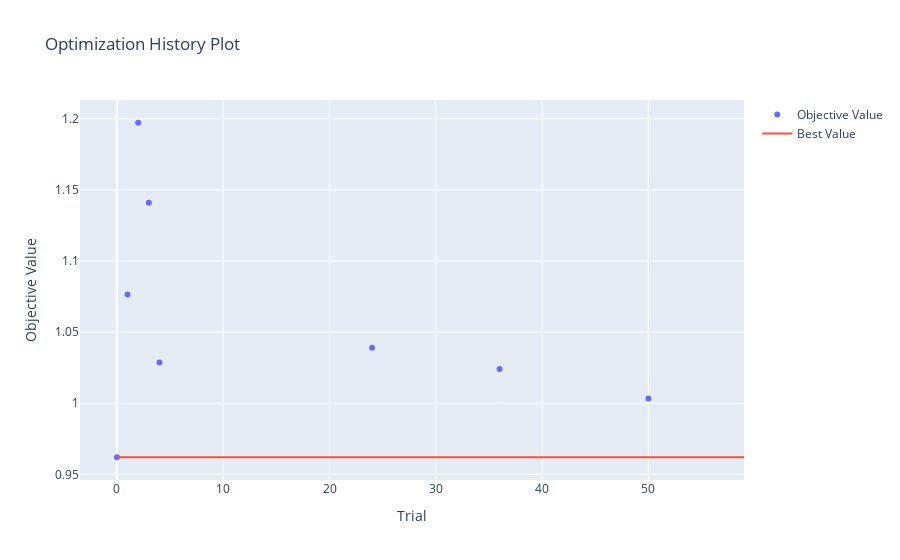
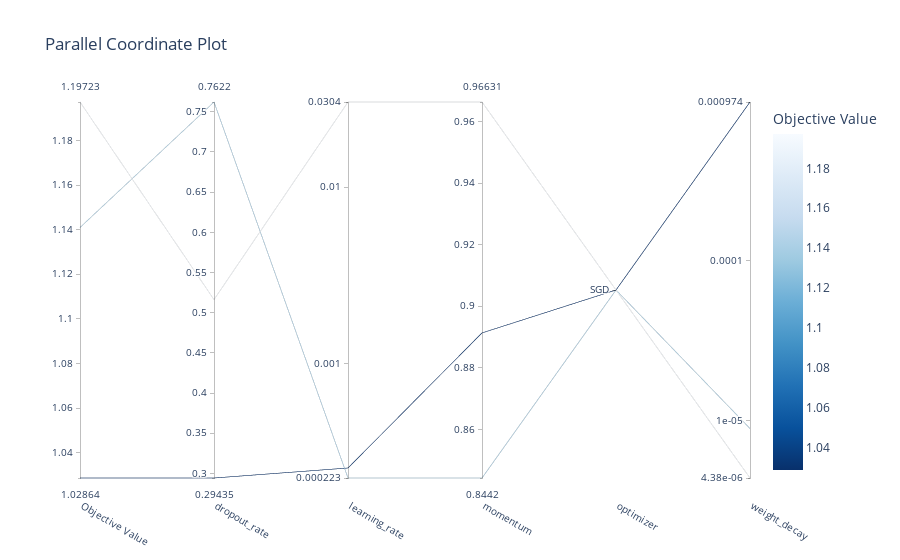
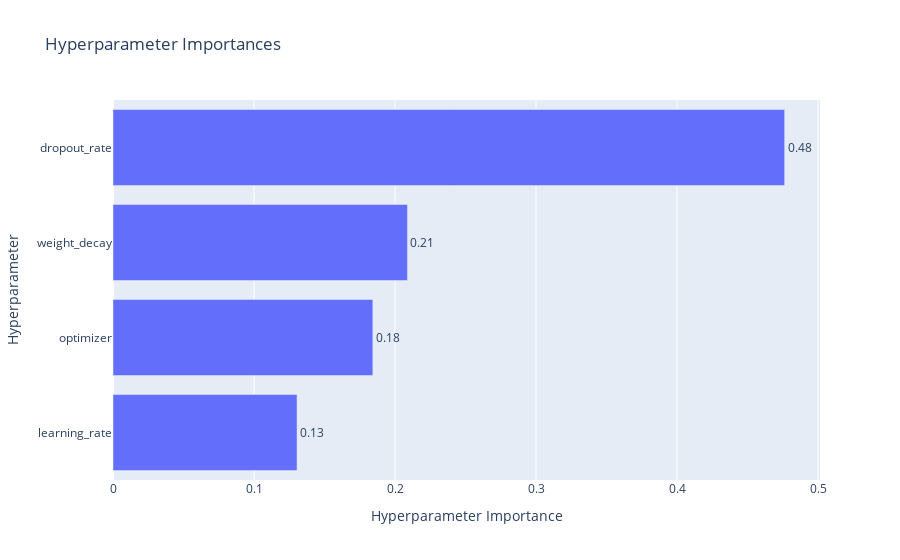

Here is the notebook cell these charts were saved with, in order:
### Code cell
# Graficar los resultados de Optuna
try:
    # Historial de optimización (cómo evolucionó la métrica a lo largo de las pruebas)
    print("\nVisualizando historial de optimización:")
    fig_history = vis.plot_optimization_history(study)
    fig_history.show() # Muestra en una ventana del navegador o en el output de la celda (depende del entorno)

    # Gráfico de relaciones entre HPs (Parallel Coordinate Plot)
    # Útil para ver patrones entre HPs y el rendimiento.
    print("\nVisualizando relaciones entre hiperparárametros:")
    fig_parallel = vis.plot_parallel_coordinate(study)
    fig_parallel.show()

    # Gráfico de importancias de los HPs
    # Muestra qué HPs tuvieron más impacto en la métrica optimizada.
    # Requiere entrenar un modelo interno para calcular la importancia, puede tomar un momento.
    try:
        print("\nVisualizando importancias de hiperparámetros...")
        fig_importance = vis.plot_param_importances(study)
        fig_importance.show()
    except Exception as e:
         print(f"  Error al generar visualización de importancias de HPs: {e}")
         print("  Esto puede ocurrir si hay muy pocas pruebas o si falta alguna librería.")

except ImportError:
     print("\nAdvertencia: Instala plotly, kaleido, bokeh, matplotlib, seaborn (pip install ...) para ver las visualizaciones de Optuna.")
except Exception as e:
    print(f"\nError general al generar visualizaciones de Optuna: {e}")
    print("Verifica los mensajes de error específicos para depurar.")

### Figure 1 — Plotly figure (JSON) as saved in the notebook; plotly's stock layout.template omitted (floating-point values rounded to 4 significant figures)
{"data": [{"mode": "markers", "name": "Objective Value", "type": "scatter", "x": [0, 1, 2, 3, 4, 24, 36, 50], "y": [0.962, 1.076, 1.197, 1.141, 1.029, 1.039, 1.024, 1.003]}, {"mode": "lines", "name": "Best Value", "type": "scatter", "x": [0, 1, 2, 3, 4, 5, 6, 7, 8, 9, 10, 11, 12, 13, 14, 15, 16, 17, 18, 19, 20, 21, 22, 23, 24, 25, 26, 27, 28, 29, 30, 31, 32, 33, 34, 35, 36, 37, 38, 39, 40, 41, 42, 43, 44, 45, 46, 47, 48, 49, 50, 51, 52, 53, 54, 55, 56, 57, 58, 59], "y": [0.962, 0.962, 0.962, 0.962, 0.962, 0.962, 0.962, 0.962, 0.962, 0.962, 0.962, 0.962, 0.962, 0.962, 0.962, 0.962, 0.962, 0.962, 0.962, 0.962, 0.962, 0.962, 0.962, 0.962, 0.962, 0.962, 0.962, 0.962, 0.962, 0.962, 0.962, 0.962, 0.962, 0.962, 0.962, 0.962, 0.962, 0.962, 0.962, 0.962, 0.962, 0.962, 0.962, 0.962, 0.962, 0.962, 0.962, 0.962, 0.962, 0.962, 0.962, 0.962, 0.962, 0.962, 0.962, 0.962, 0.962, 0.962, 0.962, 0.962]}, {"marker": {"color": "#cccccc"}, "mode": "markers", "name": "Infeasible Trial", "showlegend": false, "type": "scatter", "x": [], "y": []}], "layout": {"title": {"text": "Optimization History Plot"}, "xaxis": {"title": {"text": "Trial"}}, "yaxis": {"title": {"text": "Objective Value"}}}}

### Figure 2 — Plotly figure (JSON) as saved in the notebook; plotly's stock layout.template omitted (floating-point values rounded to 4 significant figures)
{"data": [{"dimensions": [{"label": "Objective Value", "range": [1.029, 1.197], "values": [1.197, 1.141, 1.029]}, {"label": "dropout_rate", "range": [0.2943, 0.7622], "values": [0.5163, 0.7622, 0.2943]}, {"label": "learning_rate", "range": [-3.651, -1.517], "ticktext": ["0.000223", "0.001", "0.01", "0.0304"], "tickvals": [-3.651, -3, -2, -1.517], "values": [-1.517, -3.651, -3.594]}, {"label": "momentum", "range": [0.8442, 0.9663], "values": [0.9663, 0.8442, 0.8913]}, {"label": "optimizer", "range": [0, 0], "ticktext": ["SGD"], "tickvals": [0], "values": [0, 0, 0]}, {"label": "weight_decay", "range": [-5.359, -3.012], "ticktext": ["4.38e-06", "1e-05", "0.0001", "0.000974"], "tickvals": [-5.359, -5, -4, -3.012], "values": [-5.359, -5.05, -3.012]}], "labelangle": 30, "labelside": "bottom", "line": {"color": [1.197, 1.141, 1.029], "colorbar": {"title": {"text": "Objective Value"}}, "colorscale": [[0, "rgb(247,251,255)"], [0.125, "rgb(222,235,247)"], [0.25, "rgb(198,219,239)"], [0.375, "rgb(158,202,225)"], [0.5, "rgb(107,174,214)"], [0.625, "rgb(66,146,198)"], [0.75, "rgb(33,113,181)"], [0.875, "rgb(8,81,156)"], [1, "rgb(8,48,107)"]], "reversescale": true, "showscale": true}, "type": "parcoords"}], "layout": {"title": {"text": "Parallel Coordinate Plot"}}}

### Figure 3 — Plotly figure (JSON) as saved in the notebook; plotly's stock layout.template omitted (floating-point values rounded to 4 significant figures)
{"data": [{"cliponaxis": false, "hovertemplate": ["learning_rate (FloatDistribution): 0.13052358090263264<extra></extra>", "optimizer (CategoricalDistribution): 0.18429229373195338<extra></extra>", "weight_decay (FloatDistribution): 0.20883925920715238<extra></extra>", "dropout_rate (FloatDistribution): 0.47634486615826166<extra></extra>"], "name": "Objective Value", "orientation": "h", "text": ["0.13", "0.18", "0.21", "0.48"], "textposition": "outside", "type": "bar", "x": [0.1305, 0.1843, 0.2088, 0.4763], "y": ["learning_rate", "optimizer", "weight_decay", "dropout_rate"]}], "layout": {"title": {"text": "Hyperparameter Importances"}, "xaxis": {"title": {"text": "Hyperparameter Importance"}}, "yaxis": {"title": {"text": "Hyperparameter"}}}}
